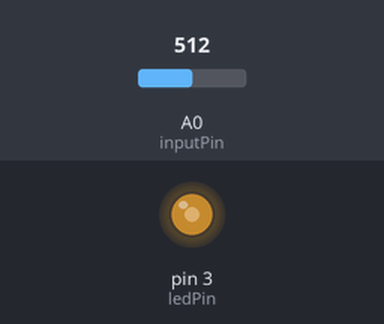
Simulated run of this sketch. Board: Arduino Uno, built with avr-gcc and run on an emulated ATmega328P. Parts: output pins drawn as LEDs (lit = HIGH). The inputs (shaded band) are chosen by the test bench; at power-on: A0 (inputPin) = 512.

Above: at 1.2 s.
1.3 s: A0 (inputPin) set to 716
At 2.2 s:
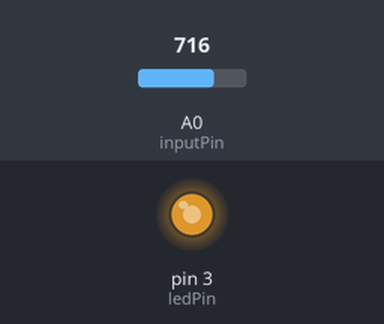
2.8 s: A0 (inputPin) set to 900
At 3.4 s:
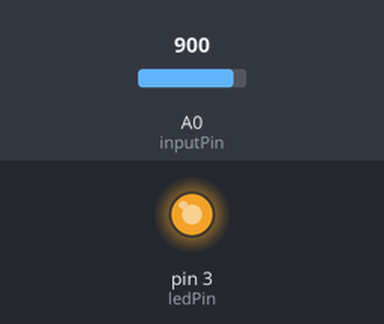
4.3 s: A0 (inputPin) set to 122
At 5.5 s:
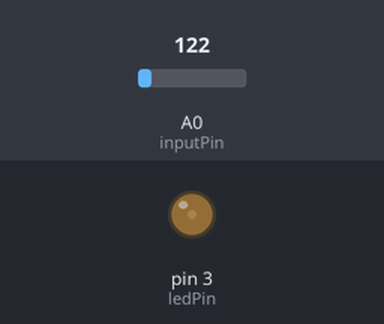
5.8 s: A0 (inputPin) set to 0
At 6.9 s:
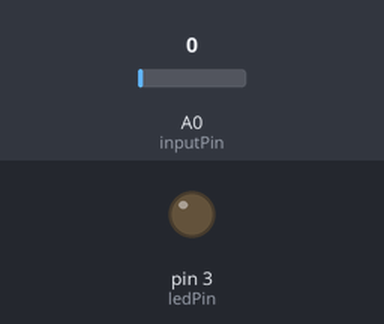
Timing chart, 0 to 8.3 s (numbered marks = the images above; inputs shaded):
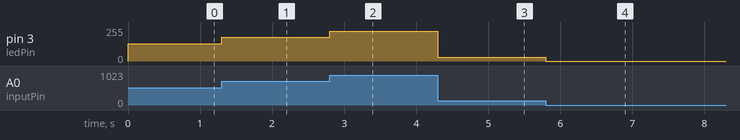

Measured:
- after the input at 1.3 s, pin 3 (ledPin): 128/255 → 179/255 at once
- after the input at 2.8 s, pin 3 (ledPin): 179/255 → 225/255 at once
- after the input at 4.3 s, pin 3 (ledPin): 225/255 → 30/255 at once
- after the input at 5.8 s, pin 3 (ledPin): 30/255 → 0/255 at once

The sketch:

pwm_4_analog_input.ino
```cpp
/*
  Analog PWM

  Impostare la frequenza del PWM tramite un input analogico.

- Schema: http://lab.piffa.net/schemi/arduino-pwm-diagram.png

  */

const byte inputPin = A0;// set input pin for the potentiometer
int inputValue = 0;      // potentiometer input variable
const byte ledPin = 3;   // output pin, deve avere il PWM

void setup() {
     // declare the ledPin as an OUTPUT:
     pinMode(ledPin, OUTPUT);
}

void loop() {
     // read the value from the potentiometer:
     inputValue = analogRead(inputPin);

     // send the square wave signal to the LED:
     analogWrite(ledPin, inputValue/4);
     // la lettura analogica e' a 10 bit (0-1024)
     // Il PWM invece e' a 8 bit (0-255)
     // Circa 1024 / 4 ~= 255

     // Domanda: dovrebbe esserci un delay()?
}
```
